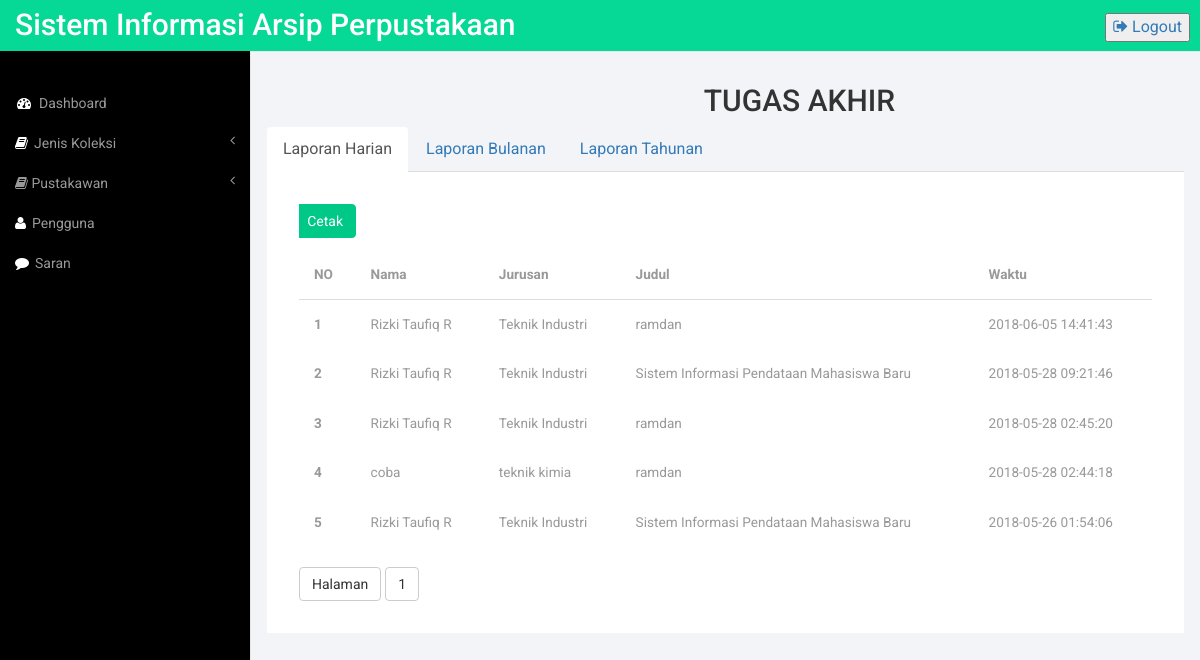
Screenshot of /admin/reportTAHarian.php (signed in) with the database file from the repository.
### tables this page shows
CREATE TABLE `log` (
  `id_log` int(255) NOT NULL,
  `id_user` int(255) NOT NULL,
  `id_koleksi` int(255) NOT NULL,
  `waktu` timestamp NOT NULL DEFAULT CURRENT_TIMESTAMP ON UPDATE CURRENT_TIMESTAMP
);

CREATE TABLE `user` (
  `id` int(255) NOT NULL,
  `nama_user` varchar(50) NOT NULL,
  `username` varchar(50) NOT NULL,
  `password` varchar(50) NOT NULL,
  `level` enum('admin','pustakawan','anggota','non anggota') NOT NULL
);

CREATE TABLE `koleksita` (
  `id_koleksiTA` int(255) NOT NULL,
  `judul` varchar(100) NOT NULL,
  `penulis` varchar(100) NOT NULL,
  `nim` varchar(50) NOT NULL,
  `jurusan` varchar(100) NOT NULL,
  `dosbimTA` varchar(100) NOT NULL,
  `dosbimTA1` varchar(100) NOT NULL,
  `accno` int(200) NOT NULL,
  `subjek` varchar(200) NOT NULL,
  `barcode` int(200) NOT NULL,
  `laporan` varchar(255) NOT NULL
);

### admin/reportTAHarian.php (the view, shortened to what this page needs)
<?php
include"../system/koneksi.php";
?>
<!DOCTYPE HTML>
<html>
<head>
<link href="../css/bootstrap.min.css" rel='stylesheet' type='text/css' />
<link href="../css/administrator.css" rel='stylesheet' type='text/css' />
<link href="../css/lines.css" rel='stylesheet' type='text/css' />
<link href="../css/font-awesome.css" rel="stylesheet">
<link href="../css/custom.css" rel="stylesheet">
</head>
<body>
<div id="wrapper">
        <nav class="top1 navbar navbar-default navbar-static-top" role="navigation" style="margin-bottom: 0">
            <div class="navbar-header">
                <a class="navbar-brand" href="index.html">Sistem Informasi Arsip Perpustakaan</a>
            </div>
            <ul class="nav navbar-nav navbar-right">
                <button style="margin-top: 15%" class="m_2"><a href="logout.php"><i class="fa fa-sign-out"></i> Logout</a></button>
            </ul>
            <div class="navbar-default sidebar" role="navigation">
                <div class="sidebar-nav navbar-collapse">
                    <ul class="nav" id="side-menu">
                        <li>
                            <a href="administrator.php"><i class="fa fa-dashboard fa-fw nav_icon"></i>Dashboard</a>
                        </li>
                        <li>
                            <a href="#"><i class="fa fa-book nav_icon"></i>Jenis Koleksi<span class="fa arrow"></span></a>
                        </li>
                       <li>
                            <a href="graphs.html"><i class="fa fa-book nav-icon"></i> Pustakawan<span class="fa arrow"></span></a>
                        </li>
                        <li>
                            <a href="pengguna.php"><i class="fa fa-user nav_icon"></i>Pengguna</a>
                        </li>
                        <li>
                            <a href="saran.php"><i class="fa fa-comment nav_icon"></i>Saran</a>
                        </li>
                    </ul>
                </div>
            </div>
        </nav>
    <div id="page-wrapper">
        <div class="graphs">
            <div class="col_3">
                <div class="container">
    <h2 style="margin-left: 37%">TUGAS AKHIR</h2>
                </div>
                <ul class="nav nav-tabs">
            <li class="active"><a href="reportTAHarian.php">Laporan Harian</a></li>
            <li><a href="reportTABulanan.php">Laporan Bulanan</a></li>
            <li><a href="reportTATahunan.php">Laporan Tahunan</a></li>
        </ul>
            <div class="bs-example4" data-example-id="simple-responsive-table">
    <div class="table-responsive">
        <div class="col-md-6">
                <a href="cetakTAH.php"><button type="button" name="tambah" class="btn-primary btn" style="margin-left: -5%"> Cetak</button></a>
            </div>
            <br><br>
           <table class="table">
              <thead>
                <tr>
                  <th>NO</th>
                  <th>Nama</th>
                  <th>Jurusan</th>
                  <th>Judul</th>
                  <th>Waktu</th>
                </tr>
              </thead>
              <tbody>
        <?php
        $halaman = 5;
        $page    = isset($_GET["halaman"])?(int)$_GET["halaman"]:1;
        $mulai   = ($page>1) ? ($page * $halaman) - $halaman : 0;
        $result  = mysqli_query($con,"SELECT * FROM log JOIN user ON log.id_user=user.id JOIN koleksita ON log.id_koleksi=koleksita.id_koleksiTA");
        $total   = mysqli_num_rows($result);
        $pages   = ceil($total/$halaman);
        $query   = mysqli_query($con,"SELECT * FROM log JOIN user ON log.id_user=user.id JOIN koleksita ON koleksita.id_koleksiTA=log.id_koleksi ORDER BY waktu DESC LIMIT $mulai, $halaman");
        $no      = $mulai+0;
        while($hasil  = mysqli_fetch_array($query)){
                $no++;
                    echo "<tr>";
                    echo "<th scope='row'>".$no."</th>";
                    echo "<td>".$hasil['username']."</td>";
                    echo "<td>".$hasil['nama_user']."</td>";
                    echo "<td>".$hasil['judul']."</td>";
                    echo "<td>".$hasil['waktu']."</td>";
                }
                ?>
              </tbody>
            </table>
      <table>
          <tr>
              <td>
                  <button class="btn-default btn">Halaman</button>
                   <?php
            for ($i=1; $i<=$pages; $i++){
        ?>
            <a class="btn-default btn" href="?halaman=<?php echo $i; ?>"><?php echo $i; ?></a>
        <?php }
        ?>
            </td>
        </tr>
      </table>
</body>
</html>

### css/administrator.css (style rules this page uses)
h4, h5, h6, h1, h2, h3 { margin-top: 0; }
ul, ol { margin: 0; }
html, body { font-family: 'Roboto', sans-serif; font-size: 100%; background:#000; overflow-x: hidden; }
body a { transition:0.5s all; -webkit-transition:0.5s all; -moz-transition:0.5s all; -o-transition:0.5s all; -ms-transition:0.5s all; }
.navbar-default.sidebar { background-color: #000; font-family: 'Roboto', sans-serif; }
nav.top1.navbar.navbar-default.navbar-static-top { background-color:rgb(6, 217, 149); font-family: 'Roboto', sans-serif; }
.navbar-default .navbar-brand { color: #fff !important; font-size: 30px; font-weight: 500; }
.navbar-right { margin-right: 10px !important; }
i.nav_icon { color: #fff; margin-right:6px; }
.sidebar ul li a { color: #999; font-size:14px; }
ul.nav.navbar-nav.navbar-right { height: 51px; }
.sidebar-nav.navbar-collapse { margin: 2em 0 0 0; }
.col_3 { margin-bottom:1em; }
.graphs { padding: 2em 1em; background: #f2f4f8; height: calc(200vh - 100px); font-family: 'Roboto', sans-serif; }
.bs-example4 { background: #fff; max-height: 1000px; padding: 2em; }
.table > thead > tr > th, .table > tbody > tr > th, .table > tfoot > tr > th, .table > thead > tr > td, .table > tbody > tr > td, .table > tfoot > tr > td { border-top: none !important; }
.btn-primary { background-color: rgb(0, 200, 135) !important; border-color: rgb(0, 200, 135) !important; color: #fff; }
.table > thead > tr > th, .table > tbody > tr > th, .table > tfoot > tr > th, .table > thead > tr > td, .table > tbody > tr > td, .table > tfoot > tr > td { font-size: 0.85em; color: #999; }
.table td, .table>tbody>tr>td, .table>tbody>tr>th, .table>tfoot>tr>td, .table>tfoot>tr>th, .table>thead>tr>td, .table>thead>tr>th { padding:15px !important; }
.table > thead > tr > th { border-bottom: 1px solid #ddd !important; }

### css/custom.css (style rules this page uses)
#wrapper { width: 100%; }
#page-wrapper { min-height: 568px; background-color: #fff; }
@media (min-width:768px) { #page-wrapper { position: inherit; margin: 0 0 0 250px; border-left: 1px solid #e7e7e7; } }
.sidebar .sidebar-nav.navbar-collapse { padding-right: 0; padding-left: 0; }
.sidebar .arrow { float: right; }
.sidebar .fa.arrow:before { content: "\f104"; }
@media (min-width:768px) { .sidebar { z-index: 1; position: absolute; width: 250px; margin-top: 51px; } }

### rows the page displays
log: id_user.username "Rizki Taufiq R", id_user.nama_user "Teknik Industri", koleksita.judul "ramdan", waktu "2018-06-05 14:41:43"
log: id_user.username "Rizki Taufiq R", id_user.nama_user "Teknik Industri", koleksita.judul "Sistem Informasi Pendataan Mahasiswa Baru", waktu "2018-05-28 09:21:46"
log: id_user.username "Rizki Taufiq R", id_user.nama_user "Teknik Industri", koleksita.judul "ramdan", waktu "2018-05-28 02:45:20"
log: id_user.username "coba", id_user.nama_user "teknik kimia", koleksita.judul "ramdan", waktu "2018-05-28 02:44:18"
log: id_user.username "Rizki Taufiq R", id_user.nama_user "Teknik Industri", koleksita.judul "Sistem Informasi Pendataan Mahasiswa Baru", waktu "2018-05-26 01:54:06"
